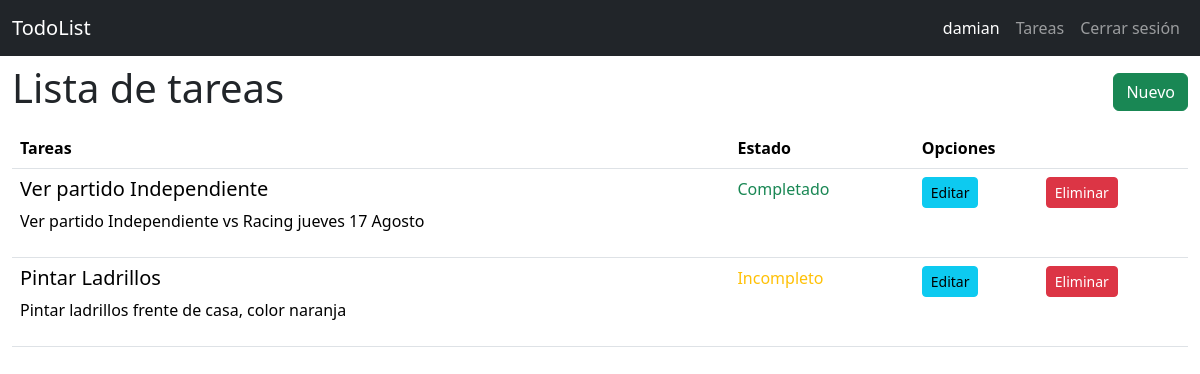
Page /todo/list/ (signed in) on the earlier database version.
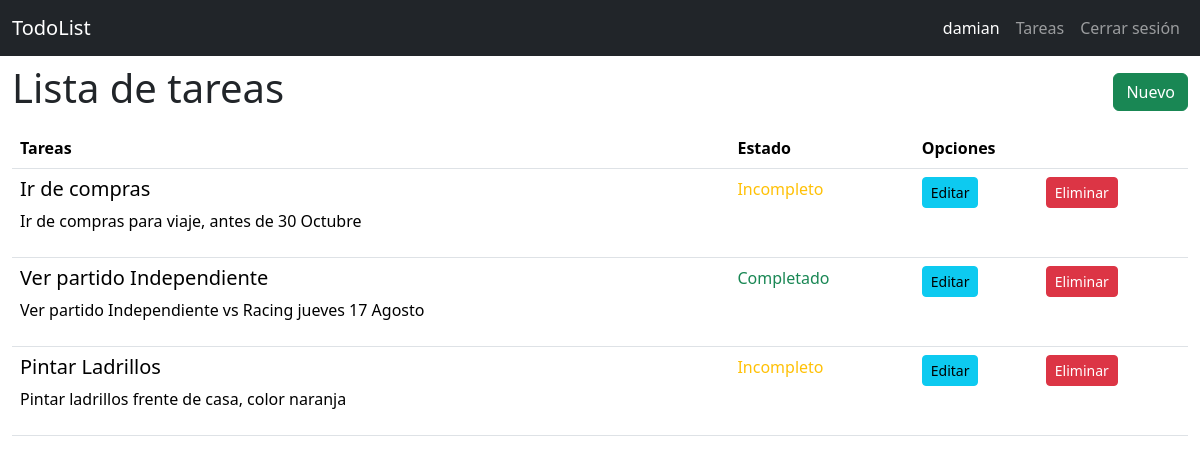
Same page on the later database version.
### todor/models.py (models this page shows, shortened)
class Todo(db.Model):
    id = db.Column(db.Integer, primary_key=True)
    created_by = db.Column(db.Integer, db.ForeignKey('user.id'), nullable=False)# Se crea relacion con el usuario
    title = db.Column(db.String(100), nullable=False)
    desc = db.Column(db.Text)
    state= db.Column(db.Boolean, default=False)

### todor/todo.py (the view)
@bp.route('list/')
@login_required
def index():
    todos=Todo.query.all()
    return render_template('todo/index.html', todos=todos)

### todor/auth.py (called while the page is built)
@bp.before_app_request #Ejecuta la función en cada petición
def load_logged_in_used():
    user_id=session.get('user_id') #Obtiene el id del usuario que tiene la sesion
    if user_id is None:
        g.user=None
    else:
        g.user=User.query.get_or_404(user_id)

def login_required(view):
    @functools.wraps(view)
    def wraps_view(** kwargs):
         if g.user is None:
              return redirect(url_for('auth.login'))
         return view(**kwargs)
    return wraps_view

### todor/templates/todo/index.html
{% extends 'base.html'%}
{% block content %}
<section class="container-fluid">
    <nav class="navbar">
        <h1>{% block title%} Lista de tareas {% endblock %}</h1>
        <a href="{{ url_for('todo.create')}}" class="btn btn-success"> Nuevo </a>
    </nav>
    <table class="table">
        <thead>
            <tr>
                <th class="col">Tareas</th>
                <th class="col">Estado</th>
                <th class="col" colspan="2">Opciones</th>
            </tr>
        </thead>
        <tbody>
            {% for todo in todos | reverse %}
            {% if g.user.id == todo.created_by %}
            <tr>
                <td>
                    <h5> {{todo.title}}</h5>
                    <p>{{todo.desc}}</p>
                </td>
                <td>
                     {% if todo.state== false %}
                     <span class="text-warning"> Incompleto </span>
                     {% else %}
                     <span class="text-success"> Completado </span>
                     {% endif %}
                </td>
                <td>
                    <a href="{{ url_for('todo.update', id=todo.id)}}" class="btn btn-info btn-sm"> Editar</a>
                </td>
                <td>
                    <a href="{{ url_for('todo.delete', id=todo.id)}}" class="btn btn-danger btn-sm"> Eliminar</a>
                </td>
            </tr>
            {% endif %}
            {% endfor %}
        </tbody>
    </table>
</section>
{% endblock %}

Differences in the rows shown:
added Todo: title "Ir de compras", desc "Ir de compras para viaje, antes de 30 Octubre", state "Incompleto"
